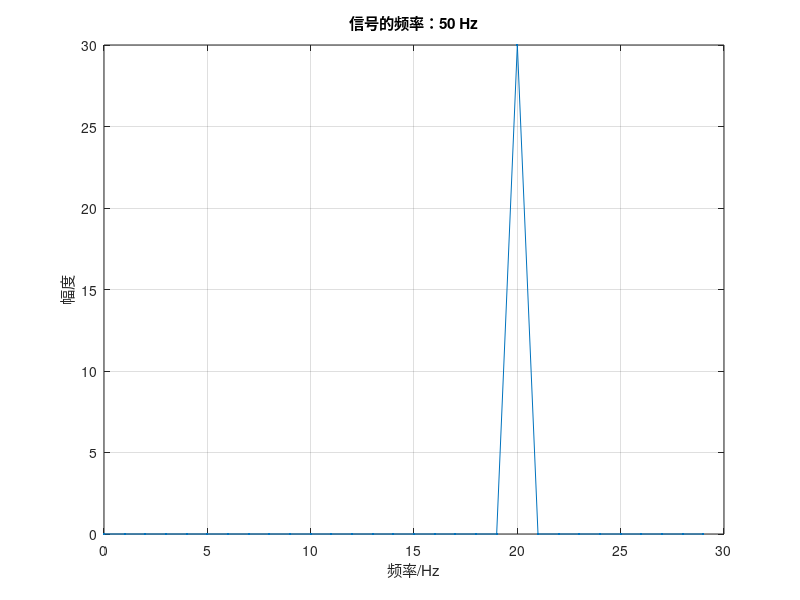

Here is the MATLAB script that generated this plot:
%利用y=exp(j*2*pi*f*t)产生一个频率为10Hz的复信号正弦波，幅度为1采样率为30Hz，采样时长为1s;
% 将频谱图copy到实验报告中，标题显示出信号的频率 (title (sprintf(信号的频率%d Hz，f (i) ) ) )。
%做一个for循环，让信号的频率从OHz变化到50Hz，步进量为1Hz，观察频谱的动态显示结果(不用写入报告):
% 再让信号频率再从OHz变化到-50Hz，步进量为-1Hz，根据结果说明一下DFT的混叠效应。
%注意标题中信号的频率应该动态变化;For循环内可以采用pause停止功能。

f=1:50;

% f=0:-1:-50;
fs=30;
ts=1/fs;
T=1;
t=0:ts:T-ts;

% s=exp(j*2*pi*f*t);
figure;

for i =1:length(f)
    s=exp(j*2*pi*f(i)*t);
    N=length(s);
    fft_s=abs(fft(s));
    f_index=linspace(0,fs-fs/N,N);
    plot(f_index,fft_s,'.-');
    xlabel('频率/Hz');
    ylabel('幅度');
    title(sprintf('信号的频率：%d Hz',f(i)));%3.1f
    ylim([0 30]);
    zoom on;
    grid on;
    pause(0.2);
end